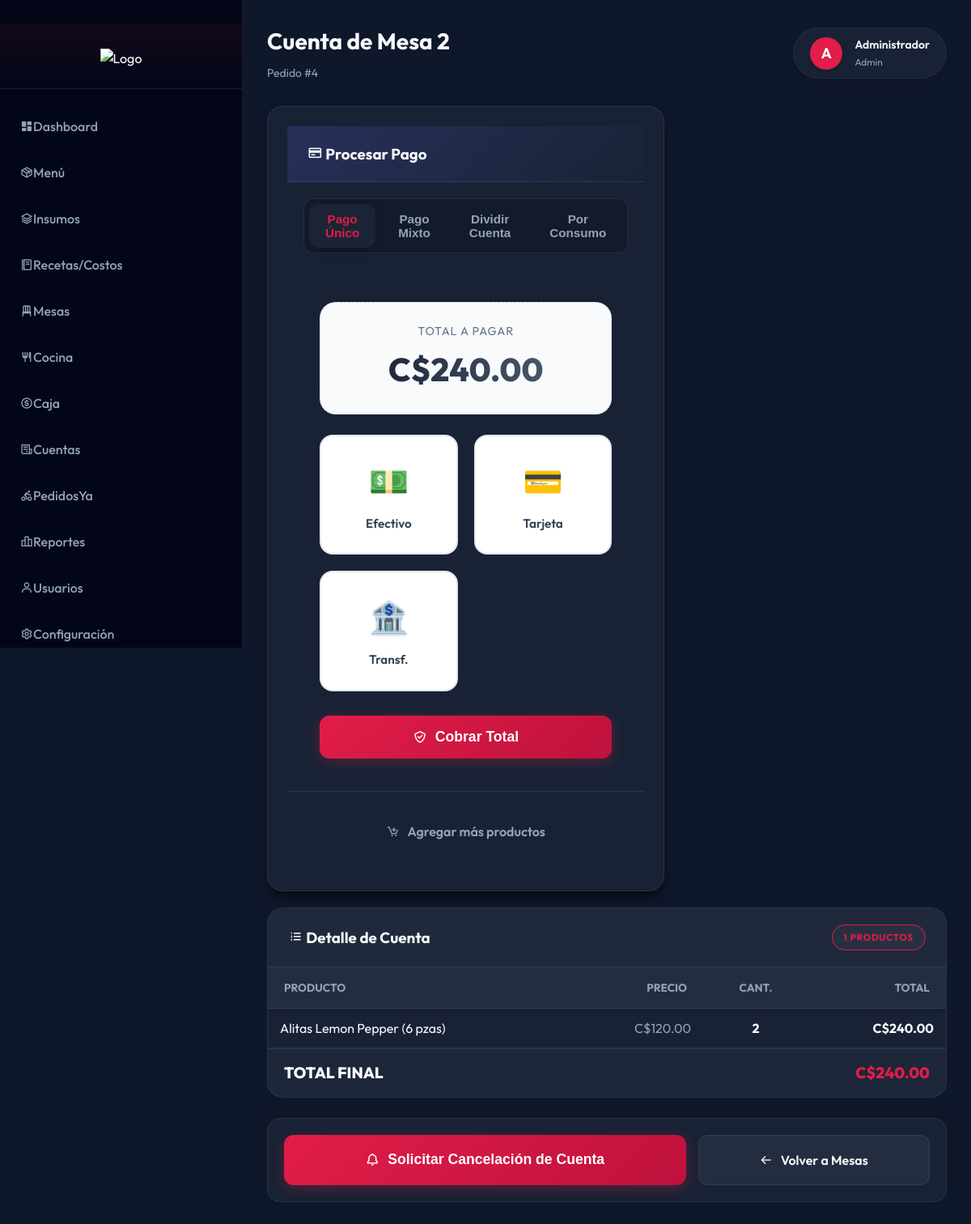
The app's page /ver_pedido.php?table=2&view=payment (signed in) with its own data.
### tables this page shows
CREATE TABLE `tables` (
  `id` int(11) NOT NULL AUTO_INCREMENT,
  `name` varchar(50) NOT NULL,
  `status` enum('available','occupied','reserved') DEFAULT 'available',
  PRIMARY KEY (`id`),
  UNIQUE KEY `name` (`name`)
);

CREATE TABLE `orders` (
  `id` int(11) NOT NULL AUTO_INCREMENT,
  `table_id` int(11) NOT NULL,
  `user_id` int(11) NOT NULL,
  `total` decimal(10,2) NOT NULL DEFAULT 0.00,
  `status` enum('pending','completed','cancelled','draft','preparing','ready','picked_up','delivered') DEFAULT 'draft',
  `date_created` timestamp NOT NULL DEFAULT current_timestamp(),
  `payment_requested` tinyint(1) DEFAULT 0,
  PRIMARY KEY (`id`),
  KEY `table_id` (`table_id`),
  KEY `user_id` (`user_id`),
  CONSTRAINT `orders_ibfk_1` FOREIGN KEY (`table_id`) REFERENCES `tables` (`id`) ON UPDATE CASCADE,
  CONSTRAINT `orders_ibfk_2` FOREIGN KEY (`user_id`) REFERENCES `users` (`id`) ON UPDATE CASCADE
);

CREATE TABLE `roles` (
  `id` int(11) NOT NULL AUTO_INCREMENT,
  `name` varchar(50) NOT NULL,
  PRIMARY KEY (`id`),
  UNIQUE KEY `name` (`name`)
);

CREATE TABLE `products` (
  `id` int(11) NOT NULL AUTO_INCREMENT,
  `code` varchar(50) NOT NULL,
  `name` varchar(150) NOT NULL,
  `description` text DEFAULT NULL,
  `price` decimal(10,2) NOT NULL,
  `stock` int(11) DEFAULT 0,
  `category_id` int(11) DEFAULT NULL,
  `image` varchar(255) DEFAULT NULL,
  `status` enum('active','inactive') DEFAULT 'active',
  `date_created` timestamp NOT NULL DEFAULT current_timestamp(),
  `image_url` varchar(255) DEFAULT NULL,
  `icon` varchar(50) DEFAULT '????',
  PRIMARY KEY (`id`),
  UNIQUE KEY `code` (`code`),
  KEY `category_id` (`category_id`),
  CONSTRAINT `products_ibfk_1` FOREIGN KEY (`category_id`) REFERENCES `categories` (`id`) ON DELETE SET NULL ON UPDATE CASCADE
);

### ver_pedido.php (the view, shortened to what this page needs)
<?php
require_once __DIR__ . '/includes/inventory_helper.php';
$table_id = $_GET['table'] ?? null;
$view_mode = $_GET['view'] ?? 'payment';
$stmt = $pdo->prepare('SELECT * FROM tables WHERE id = ?');
$stmt->execute([$table_id]);
$table = $stmt->fetch();
$stmt = $pdo->prepare('SELECT * FROM orders WHERE table_id = ? AND status IN ("draft", "pending", "ready", "preparing", "picked_up", "delivered") LIMIT 1');
$stmt->execute([$table_id]);
$order = $stmt->fetch();
$stmt = $pdo->prepare('
    SELECT MIN(od.id) as id, p.id as product_id, p.name as product_name, od.price, SUM(od.quantity) as quantity
    FROM order_details od
    JOIN products p ON od.product_id = p.id
    WHERE od.order_id = ?
    GROUP BY p.id, p.name, od.price
');
$stmt->execute([$order['id']]);
$order_items = $stmt->fetchAll();
$stmt = $pdo->query('SELECT * FROM cash_register WHERE type = "open" AND status = "active" ORDER BY date_created DESC LIMIT 1');
$active_register = $stmt->fetch();
?>
<?php
$stmt = $pdo->prepare('SELECT name FROM roles WHERE id = ?');
$stmt->execute([$_SESSION['role_id']]);
$user_role_name = $stmt->fetchColumn() ?: 'Usuario';
?>
<?php include __DIR__ . '/includes/header.php'; ?>
<div class="dashboard-wrapper">
    <?php if ($_SESSION['role_id'] == 1 || $_SESSION['role_id'] == 5 || $_SESSION['role_id'] == 2 || $_SESSION['role_id'] == 3): ?>
        <?php include __DIR__ . '/includes/sidebar.php'; ?>
    <?php endif; ?>
    <main class="main-content">
        <div class="page-header">
            <div>
                <h1>Cuenta de <?= htmlspecialchars($table['name']) ?></h1>
                <p>Pedido #<?= $order['id'] ?></p>
            </div>
            <div class="user-profile-header">
                <div class="user-avatar">
                    <?= strtoupper(substr($_SESSION['name'], 0, 1)) ?>
                </div>
                <div class="user-details">
                    <span class="user-name"><?= htmlspecialchars($_SESSION['name']) ?></span>
                    <span class="user-role"><?= htmlspecialchars($user_role_name) ?></span>
                </div>
            </div>
        </div>
        <div class="fc-invoice-grid <?= $view_mode === 'bill' ? 'view-only-mode' : '' ?>">
            <?php if ($view_mode === 'bill'): ?>
                <div class="fc-card" style="text-align: center; padding: 50px;">
                    <div style="font-size: 64px; margin-bottom: 25px; filter: drop-shadow(0 0 15px rgba(225, 29, 72, 0.4));">🧾</div>
                    <h2 class="fc-text-rose" style="font-weight: 800; margin-bottom: 10px;">ESTADO DE CUENTA</h2>
                    <p style="color: var(--fc-text-sec); margin-bottom: 35px; font-size: 1.1em;">
                        Revise el detalle de la cuenta a la derecha.<br>
                        Si todo está correcto, solicite el cobro a Caja.
                    </p>
                    <?php if (!empty($order['payment_requested'])): ?>
                        <button disabled class="fc-btn fc-btn-primary fc-w100" style="font-size: 1.2em; padding: 18px; background: #10b981; border-color: #10b981; opacity: 1;">
                            <i class='bx bx-check-double'></i> Cancelación Solicitada
                        </button>
                    <?php else: ?>
                        <form method="POST" style="margin: 0;">
                            <input type="hidden" name="request_cancellation" value="1">
                            <button type="submit" class="fc-btn fc-btn-primary fc-w100" style="font-size: 1.2em; padding: 18px;">
                                <i class='bx bx-bell'></i> Solicitar Cancelación
                            </button>
                        </form>
                    <?php endif; ?>
                    <div class="fc-mt-20">
                        <a href="venta.php?table=<?= $table_id ?>" class="fc-btn" style="color: var(--fc-text-sec);">
                            <i class='bx bx-arrow-back'></i> Volver al Pedido
                        </a>
                    </div>
                </div>
            <?php else: ?>
                <?php if (in_array($_SESSION['role_id'], [1, 3, 5])): ?>
                    <div class="fc-card">
                        <div class="fc-card-header primary">
                            <h3 style="margin:0;"><i class='bx bx-credit-card'></i> Procesar Pago</h3>
                        </div>
                        <div class="fc-tabs" style="margin: 20px; border-radius: 12px; width: auto;">
                            <button class="fc-tab active" onclick="switchTab('single')">Pago Único</button>
                            <button class="fc-tab" onclick="switchTab('mixed')">Pago Mixto</button>
                            <button class="fc-tab" onclick="switchTab('split')">Dividir Cuenta</button>
                            <button class="fc-tab" onclick="switchTab('individual')">Por Consumo</button>
                        </div>
                        <div class="payment-tab-container">
                            <div id="tab-single" class="tab-pane active">
                                <form method="POST" action="ver_pedido.php?table=<?= $table_id ?>">
                                    <div class="payment-total-modern">
                                        <span>Total a Pagar</span>
                                        <strong class="dynamic-payment-total" data-base="<?= $order['total'] ?>">C$<?= number_format($order['total'], 2) ?></strong>
                                    </div>
                                    <div class="payment-methods-horizontal">
                                        <label class="payment-option-horizontal">
                                            <div class="payment-card-horizontal">
                                                <span class="payment-icon-horizontal">💵</span>
                                                <span class="payment-label-horizontal">Efectivo</span>
                                            </div>
                                        </label>
                                        <label class="payment-option-horizontal">
                                            <div class="payment-card-horizontal">
                                                <span class="payment-icon-horizontal">💳</span>
                                                <span class="payment-label-horizontal">Tarjeta</span>
                                            </div>
                                        </label>
                                        <label class="payment-option-horizontal">
                                            <div class="payment-card-horizontal">
                                                <span class="payment-icon-horizontal">🏦</span>
                                                <span class="payment-label-horizontal">Transf.</span>
                                            </div>
                                        </label>
                                    </div>
                                    <button type="submit" class="fc-btn fc-btn-primary fc-w100" style="padding: 16px; font-size: 1.1em;" <?= !$active_register ? 'disabled' : '' ?>>
                                        <i class='bx bx-check-shield'></i> Cobrar Total
                                    </button>
                                </form>
                            </div>
                        </div>
                        <div style="padding: 25px; text-align: center; border-top: 1px solid var(--fc-border);">
                            <a href="venta.php?table=<?= $table_id ?>" class="fc-btn" style="color: var(--fc-text-sec);">
                                <i class='bx bx-cart-add'></i> Agregar más productos
                            </a>
                        </div>
                    </div>
                </div>
            <?php endif;  ?>
        <?php endif;  ?>
        <div class="fc-receipt">
            <div class="fc-card-header" style="display: flex; justify-content: space-between; align-items: center;">
                <h3 style="margin:0;"><i class='bx bx-list-ol'></i> Detalle de Cuenta</h3>
                <span class="fc-badge fc-badge-outline"><?= count($order_items) ?> Productos</span>
            </div>
            <div class="fc-table-container" style="max-height: 400px; overflow-y: auto; border-bottom: 1px solid var(--fc-border);">
                <table class="fc-table" style="border-collapse: separate; border-spacing: 0;">
                    <thead style="position: sticky; top: 0; background: var(--fc-card-bg); z-index: 10; box-shadow: 0 2px 5px rgba(0,0,0,0.1);">
                        <tr>
                            <th>Producto</th>
                            <th style="text-align: right;">Precio</th>
                            <th style="text-align: center;">Cant.</th>
                            <th style="text-align: right;">Total</th>
                        </tr>
                    </thead>
                    <tbody>
                        <?php foreach ($order_items as $item): ?>
                            <tr>
                                <td style="padding: 12px 15px;"><?= htmlspecialchars($item['product_name']) ?></td>
                                <td style="text-align: right; color: var(--fc-text-sec); padding: 12px 15px;">C$<?= number_format($item['price'], 2) ?></td>
                                <td style="text-align: center; font-weight: 700; padding: 12px 15px;"><?= $item['quantity'] ?></td>
                                <td style="text-align: right; font-weight: 700; color: var(--fc-text-main); padding: 12px 15px;">
                                    C$<?= number_format($item['price'] * $item['quantity'], 2) ?></td>
                            </tr>
                        <?php endforeach; ?>
                    </tbody>
                </table>
            </div>
            <div class="fc-receipt-footer" style="padding: 15px 20px; background: rgba(255,255,255,0.02);">
                <div style="display: flex; justify-content: space-between; align-items: center; font-size: 1.2em; font-weight: 800;">
                    <span>TOTAL FINAL</span>
                    <span style="color: var(--fc-primary);">C$<?= number_format($order['total'], 2) ?></span>
                </div>
            </div>
        </div>
        <?php if ($view_mode !== 'bill'): ?>
        <div class="fc-actions-sticky-bottom" style="margin-top: 25px; padding: 20px; background: var(--fc-card-bg); border-radius: 16px; border: 1px solid var(--fc-border); box-shadow: 0 -10px 25px rgba(0,0,0,0.1);">
            <div style="display: flex; gap: 15px; flex-wrap: wrap;">
                <?php if (!empty($order['payment_requested'])): ?>
                    <button disabled class="fc-btn fc-btn-primary" style="padding: 18px; flex: 2; justify-content: center; background: #10b981; border-color: #10b981; opacity: 1; min-width: 250px;">
                        <i class='bx bx-check-double'></i> Cancelación Solicitada
                    </button>
                <?php else: ?>
                    <form method="POST" style="flex: 2; margin: 0; display: flex; min-width: 250px;">
                        <button type="submit" class="fc-btn fc-btn-primary" style="padding: 18px; flex: 1; justify-content: center; font-size: 1.1em;">
                            <i class='bx bx-bell'></i> Solicitar Cancelación de Cuenta
                        </button>
                    </form>
                <?php endif; ?>
                <a href="mesas.php" class="fc-btn fc-btn-outline" style="padding: 18px; flex: 1; justify-content: center; background: rgba(255,255,255,0.05); min-width: 180px;">
                    <i class='bx bx-arrow-back'></i> Volver a Mesas
                </a>
            </div>
        </div>
        <?php endif; ?>
    </div>
<?php include __DIR__ . '/includes/footer.php'; ?>

### records on screen
tables: name "Mesa 2"
orders: id "4", total "240.00"
roles: name "Admin"
products: name "Alitas Lemon Pepper (6 pzas)", price "120.00", quantity "2", quantity "240.00"

### other values on screen
substr($_SESSION['name'], 0, 1) "A"
$_SESSION['name'] "Administrador"
count($order_items) "1"
